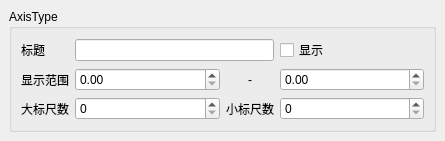
<?xml version="1.0" encoding="UTF-8"?>
<ui version="4.0">
 <class>DialogChartAxisSetting</class>
 <widget class="QWidget" name="DialogChartAxisSetting">
  <property name="geometry">
   <rect>
    <x>0</x>
    <y>0</y>
    <width>445</width>
    <height>122</height>
   </rect>
  </property>
  <property name="windowTitle">
   <string>Form</string>
  </property>
  <layout class="QGridLayout" name="gridLayout">
   <property name="leftMargin">
    <number>9</number>
   </property>
   <property name="topMargin">
    <number>9</number>
   </property>
   <property name="rightMargin">
    <number>9</number>
   </property>
   <property name="bottomMargin">
    <number>9</number>
   </property>
   <property name="spacing">
    <number>6</number>
   </property>
   <item row="0" column="0">
    <widget class="QGroupBox" name="groupBox_time">
     <property name="title">
      <string>AxisType</string>
     </property>
     <layout class="QGridLayout" name="gridLayout_2">
      <item row="2" column="1">
       <widget class="QSpinBox" name="spinBox_tickCount"/>
      </item>
      <item row="2" column="0">
       <widget class="QLabel" name="label_4">
        <property name="sizePolicy">
         <sizepolicy hsizetype="Fixed" vsizetype="Preferred">
          <horstretch>0</horstretch>
          <verstretch>0</verstretch>
         </sizepolicy>
        </property>
        <property name="text">
         <string>大标尺数</string>
        </property>
       </widget>
      </item>
      <item row="1" column="3">
       <widget class="QDoubleSpinBox" name="doubleSpinBox_rangeBig"/>
      </item>
      <item row="1" column="2">
       <widget class="QLabel" name="label_3">
        <property name="sizePolicy">
         <sizepolicy hsizetype="Preferred" vsizetype="Preferred">
          <horstretch>0</horstretch>
          <verstretch>0</verstretch>
         </sizepolicy>
        </property>
        <property name="text">
         <string>-</string>
        </property>
        <property name="alignment">
         <set>Qt::AlignCenter</set>
        </property>
       </widget>
      </item>
      <item row="1" column="1">
       <widget class="QDoubleSpinBox" name="doubleSpinBox_rangeSmall"/>
      </item>
      <item row="1" column="0">
       <widget class="QLabel" name="label_2">
        <property name="sizePolicy">
         <sizepolicy hsizetype="Fixed" vsizetype="Preferred">
          <horstretch>0</horstretch>
          <verstretch>0</verstretch>
         </sizepolicy>
        </property>
        <property name="text">
         <string>显示范围</string>
        </property>
       </widget>
      </item>
      <item row="0" column="3">
       <widget class="QCheckBox" name="checkBoxTitleVisible">
        <property name="text">
         <string>显示</string>
        </property>
       </widget>
      </item>
      <item row="0" column="1" colspan="2">
       <widget class="QLineEdit" name="lineEdit_Title"/>
      </item>
      <item row="0" column="0">
       <widget class="QLabel" name="label">
        <property name="sizePolicy">
         <sizepolicy hsizetype="Fixed" vsizetype="Preferred">
          <horstretch>0</horstretch>
          <verstretch>0</verstretch>
         </sizepolicy>
        </property>
        <property name="text">
         <string>标题</string>
        </property>
       </widget>
      </item>
      <item row="2" column="2">
       <widget class="QLabel" name="label_5">
        <property name="sizePolicy">
         <sizepolicy hsizetype="Fixed" vsizetype="Preferred">
          <horstretch>0</horstretch>
          <verstretch>0</verstretch>
         </sizepolicy>
        </property>
        <property name="text">
         <string>小标尺数</string>
        </property>
       </widget>
      </item>
      <item row="2" column="3">
       <widget class="QSpinBox" name="spinBox_minorTickCount"/>
      </item>
     </layout>
    </widget>
   </item>
  </layout>
 </widget>
 <resources/>
 <connections/>
</ui>
